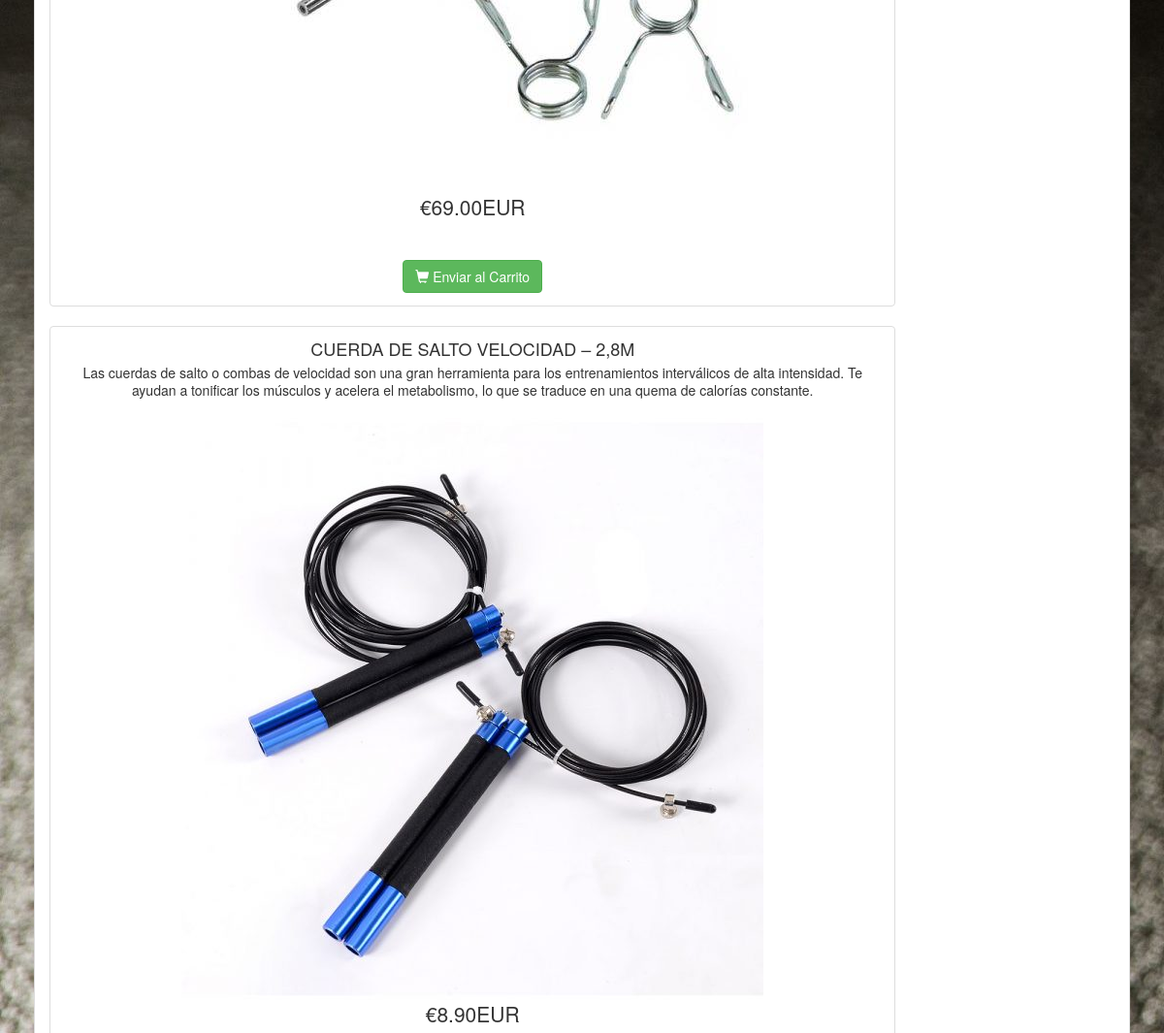
The page /carrito-master/admin/index.php?nume=5 (middle part) on the database as committed earlier.
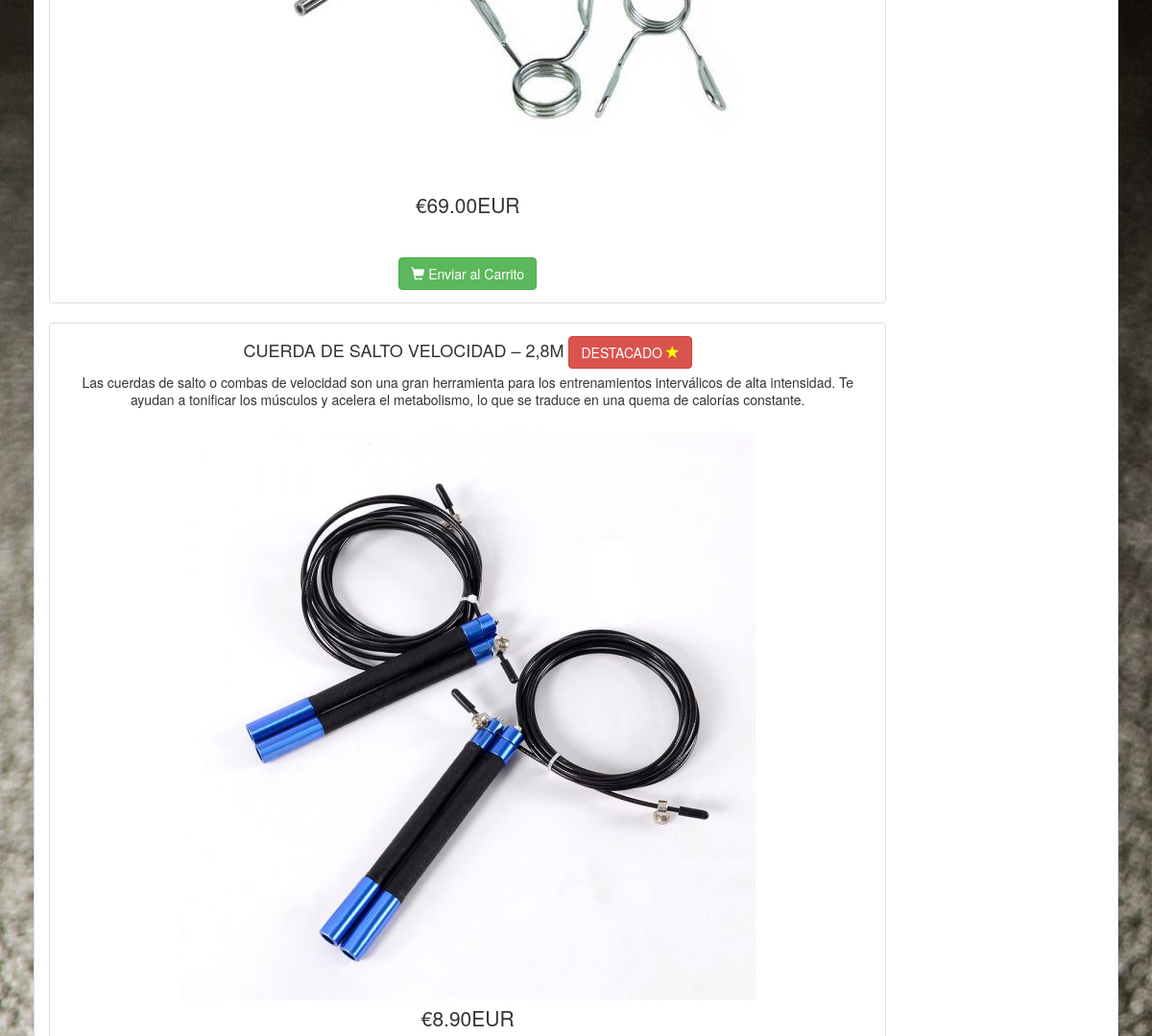
The same page on the database as committed later.
### tables this page shows
CREATE TABLE IF NOT EXISTS `mis_productos` (
  `id` int(11) NOT NULL AUTO_INCREMENT,
  `name` varchar(200) NOT NULL,
  `description` text NOT NULL,
  `price` float(10,2) NOT NULL,
  `created` datetime NOT NULL,
  `modified` datetime NOT NULL,
  `status` enum('1','0') NOT NULL DEFAULT '1',
  `image` varchar(255) NOT NULL,
  `featured` int(11) NOT NULL COMMENT 'para que salga en productos destacados',
  PRIMARY KEY (`id`)
);

### carrito-master/admin/index.php (the view, shortened to what this page needs)
<?php
include 'Configuracion.php';
?>
<!DOCTYPE html>
<html lang="es">
<head>
    <link rel="stylesheet" href="http://maxcdn.bootstrapcdn.com/bootstrap/3.3.7/css/bootstrap.min.css">
</head>
</head>
<body>
    <div class="container" >
        <div class="panel panel-default">
            <div class="panel-body">
                <div id="products" class="row list-group">
                    <?php
                    $directorio_image = "../../images/";
                    $articulos = mysqli_query($db, "SELECT * FROM mis_productos  ;");
                    $num_registros = @mysqli_num_rows($articulos);
                    $registros = '2';
                    $pagina = $_REQUEST["nume"];
                    if (is_numeric($pagina))
                        $inicio = (($pagina - 1) * $registros);
                    else
                        $inicio = 0;
                    $busqueda = mysqli_query($db, "SELECT * FROM mis_productos LIMIT $inicio,$registros;");
                    ?>
                    <?php
                    if ($num_registros > 0) {
                        while ($resultados = mysqli_fetch_assoc($busqueda)) {
                    ?>
                            <div style="min-width: 80%; justify-content: center; text-align: center" class="item col-lg-4">
                                <div style="min-width: 80%" class="thumbnail">
                                    <div style="min-width: 80%" class="caption">
                                        <h4 class="list-group-item-heading"><?php echo $resultados["name"]; ?>      <?php
                                        if($resultados['featured'] == 1){
                                            echo '<p class="btn btn-danger">DESTACADO <i style="color:yellow" class="glyphicon glyphicon-star
                                            "></i> </p>';
                                        }
                                        ?></h4>
                                        <p class="list-group-item-text"><?php echo $resultados["description"]; ?></p>
                                        <br>
                                        <p class="list-group-item-text"><img width="600px" src="<?php echo $directorio_image.$resultados["image"]?>" alt=""></p>
                                        <div class="row">
                                            <div class="row">
                                                <p class="lead"><?php echo '€' . $resultados["price"] . 'EUR'; ?></p> <br>
                                            </div>
                                            <div class="row">
                                                <a class="btn btn-success" href="AccionCarta.php?action=addToCart&id=<?php echo $resultados["id"]; ?>"><i class="glyphicon glyphicon-shopping-cart"></i> Enviar al Carrito</a>
                                            </div>
                                        </div>
                                    </div>
                                </div>
                            </div>
                        <?php }
                    } else { ?>
                        <p>Producto(s) no existe.....</p>
                    <?php } ?>
                        </div>
                        </div>
                    </div>
                </div>
</body>
</html>

Rows that differ between the two databases and show on the page:
changed mis_productos "CUERDA DE SALTO VELOCIDAD – 2,8M": now shows "DESTACADO"
